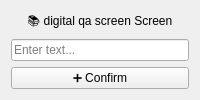
<?xml version="1.0" encoding="UTF-8"?>
<ui version="4.0">
 <class>digital_qa_screen</class>
 <widget class="QWidget" name="digital_qa_screen">
  <layout class="QVBoxLayout" name="verticalLayout">
   <item>
    <widget class="QLabel" name="label_heading">
     <property name="text">
      <string>📚 digital qa screen Screen</string>
     </property>
     <property name="alignment">
      <set>Qt::AlignCenter</set>
     </property>
    </widget>
   </item>
   <item>
    <widget class="QLineEdit" name="titleInput">
     <property name="placeholderText">
      <string>Enter text...</string>
     </property>
    </widget>
   </item>
   <item>
    <widget class="QPushButton" name="saveButton">
     <property name="text">
      <string>➕ Confirm</string>
     </property>
    </widget>
   </item>
  </layout>
 </widget>
 <resources/>
 <connections/>
</ui>
